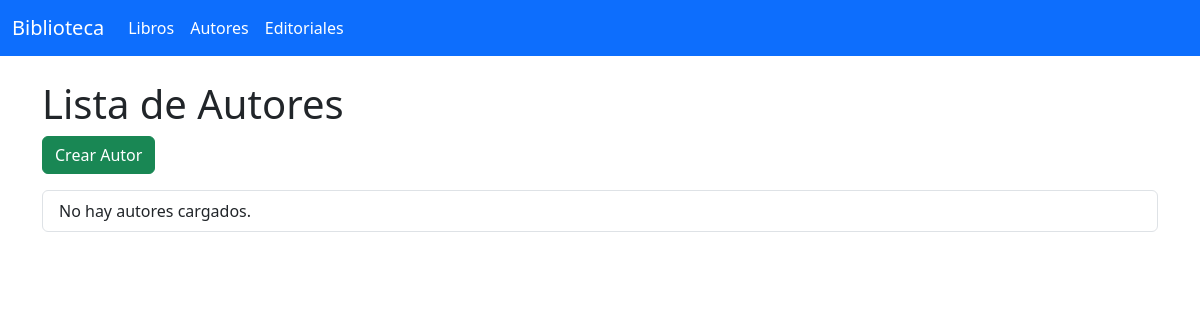
Before: /appcoder/autores/ with the older database file.
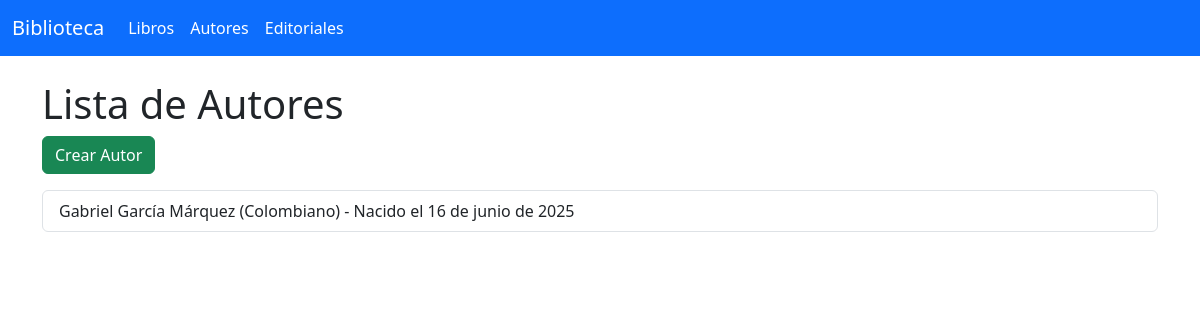
After: the same page with the newer database file.
### AppCoder/models.py (models this page shows, shortened)
class Autor(models.Model):
    nombre = models.CharField(max_length=100)
    nacionalidad = models.CharField(max_length=50)
    fecha_nacimiento = models.DateField()

### AppCoder/views.py (the view)
# urls.py: path('autores/', lista_autores, name='lista_autores'),
def lista_autores(request):
    autores = Autor.objects.all()
    return render(request, 'AppCoder/autores/lista_autores.html', {'autores': autores})

### templates/AppCoder/autores/lista_autores.html (shortened to what this page needs)
{% extends "base.html" %}
{% block content %}
<h1>Lista de Autores</h1>
<a href="{% url 'crear_autor' %}" class="btn btn-success mb-3">Crear Autor</a>
<ul class="list-group">
  {% for autor in autores %}
    <li class="list-group-item">
      {{ autor.nombre }} ({{ autor.nacionalidad }}) - Nacido el {{ autor.fecha_nacimiento }}
    </li>
  {% empty %}
    <li class="list-group-item">No hay autores cargados.</li>
  {% endfor %}
</ul>
{% endblock %}

Changed rows visible on the page:
added Autor: nombre "Gabriel García Márquez", nacionalidad "Colombiano", fecha_nacimiento "16 de junio de 2025"
Other visible differences:
text no longer shown: "No hay autores cargados."
